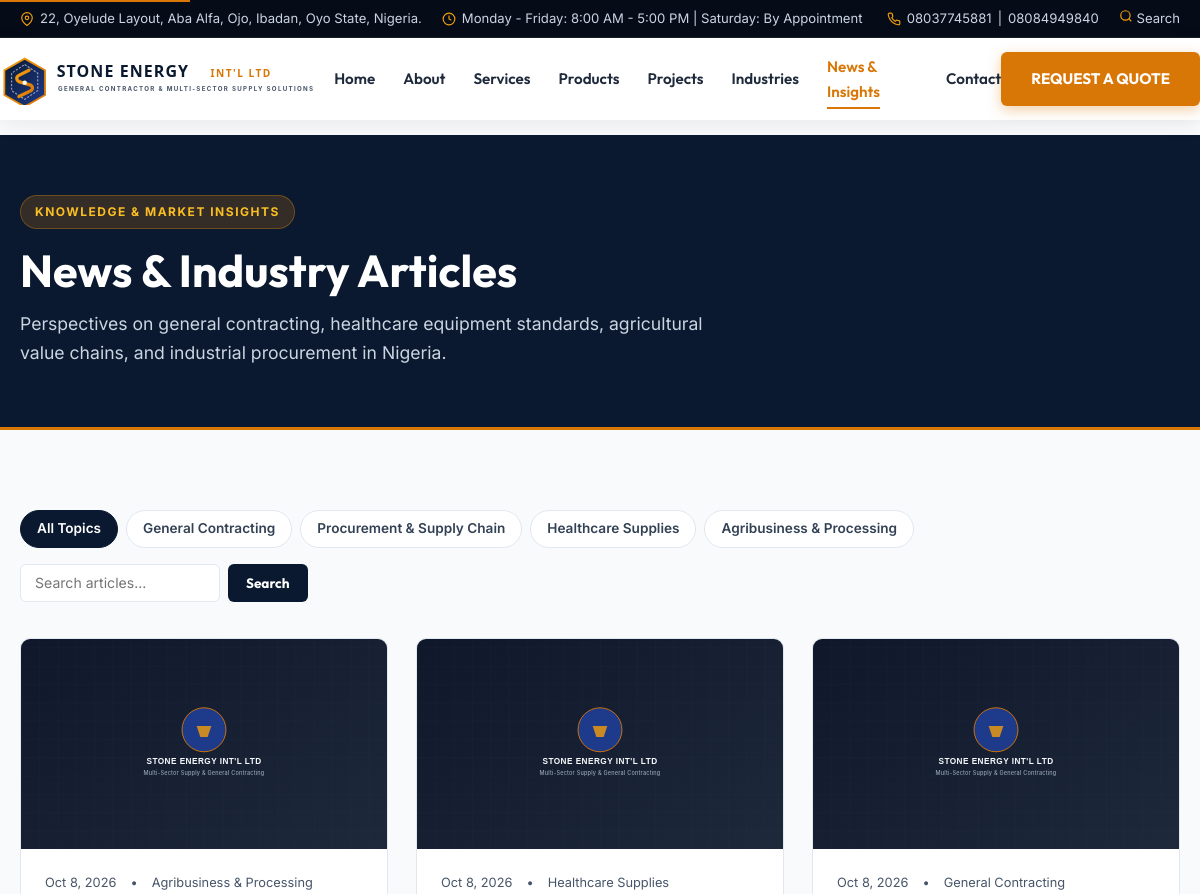
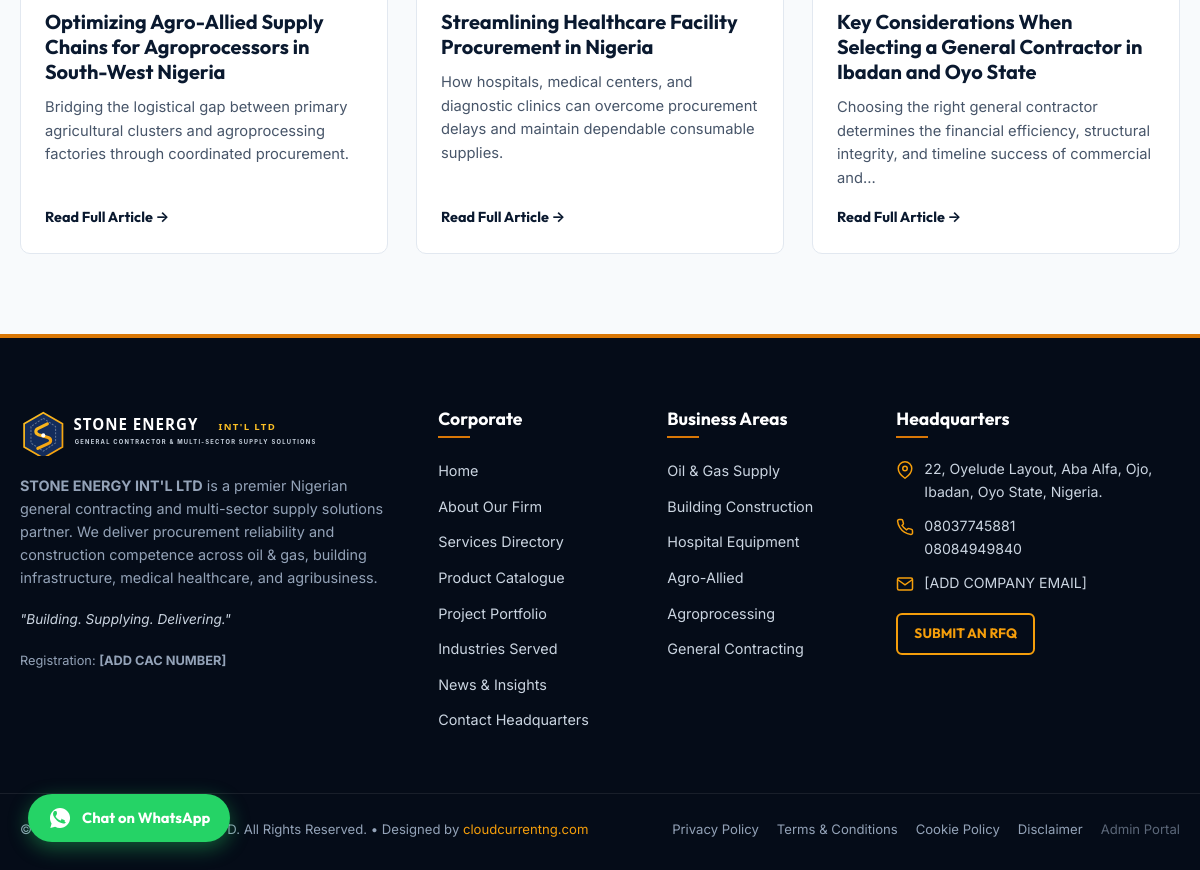
Screenshot of /blog.php with the database file from the repository (2 pictures, top to bottom).
### tables this page shows
CREATE TABLE `blog_categories` (
    `id` INT UNSIGNED AUTO_INCREMENT PRIMARY KEY,
    `name` VARCHAR(100) NOT NULL UNIQUE,
    `slug` VARCHAR(100) NOT NULL UNIQUE,
    `description` VARCHAR(255) DEFAULT NULL,
    `created_at` DATETIME NOT NULL DEFAULT CURRENT_TIMESTAMP
);

CREATE TABLE `blog_posts` (
    `id` INT UNSIGNED AUTO_INCREMENT PRIMARY KEY,
    `title` VARCHAR(255) NOT NULL,
    `slug` VARCHAR(255) NOT NULL UNIQUE,
    `excerpt` VARCHAR(400) NOT NULL,
    `content` LONGTEXT NOT NULL,
    `featured_image` VARCHAR(255) DEFAULT NULL,
    `category_id` INT UNSIGNED NOT NULL,
    `author_id` INT UNSIGNED NOT NULL,
    `tags` VARCHAR(255) DEFAULT NULL,
    `seo_title` VARCHAR(255) DEFAULT NULL,
    `seo_description` VARCHAR(300) DEFAULT NULL,
    `status` ENUM('Draft', 'Published', 'Archived') NOT NULL DEFAULT 'Published',
    `published_at` DATETIME DEFAULT CURRENT_TIMESTAMP,
    `created_at` DATETIME NOT NULL DEFAULT CURRENT_TIMESTAMP,
    `updated_at` DATETIME NOT NULL DEFAULT CURRENT_TIMESTAMP ON UPDATE CURRENT_TIMESTAMP,
    INDEX `idx_blog_cat` (`category_id`),
    INDEX `idx_blog_author` (`author_id`),
    INDEX `idx_blog_status` (`status`),
    INDEX `idx_blog_pubdate` (`published_at`),
    CONSTRAINT `fk_blog_cat` FOREIGN KEY (`category_id`) REFERENCES `blog_categories` (`id`) ON DELETE RESTRICT,
    CONSTRAINT `fk_blog_author` FOREIGN KEY (`author_id`) REFERENCES `users` (`id`) ON DELETE RESTRICT
);

### core/View.php (called while the page is built, shortened)
<?php
function e(?string $string): string {
    return htmlspecialchars($string, ENT_QUOTES | ENT_SUBSTITUTE, 'UTF-8');
}
function url(string $path = ''): string {
    return BASE_URL . ltrim($path, '/');
}
function asset(string $path): string {
    $cleanPath = preg_replace('#^assets/#', '', ltrim($path, '/'));
    return ASSETS_URL . $cleanPath;
}
function upload_url(?string $path, string $fallback = 'images/placeholder.svg'): string {
    if (empty($path)) {
        return asset($fallback);
    }
    return BASE_URL . ltrim($path, '/');
}
function format_date(?string $datetime, string $format = 'M j, Y'): string {
    try {
        $dt = new DateTime($datetime);
        return $dt->format($format);
    } catch (Exception) {
        return $datetime;
    }
}
function truncate(string $text, int $limit = 150): string {
    $clean = strip_tags($text);
    if (mb_strlen($clean) <= $limit) {
        return $clean;
    }
    $sub = mb_substr($clean, 0, $limit);
    $lastSpace = mb_strrpos($sub, ' ');
    if ($lastSpace !== false) {
        $sub = mb_substr($sub, 0, $lastSpace);
    }
    return $sub . '...';
}

### config/database.php (called while the page is built, shortened)
<?php
class Database {
    private static ?PDO $instance = null;
    public static function getConnection(): PDO {
        if (self::$instance === null) {
            $host = env('DB_HOST', '127.0.0.1');
            $port = env('DB_PORT', '3306');
            $db   = env('DB_NAME', 'stoneenergy_db');
            $user = env('DB_USER', 'root');
            $pass = env('DB_PASS', '');
            $dsn = "mysql:host={$host};port={$port};dbname={$db};charset=utf8mb4";
            $options = [
                PDO::ATTR_ERRMODE            => PDO::ERRMODE_EXCEPTION,
                PDO::ATTR_DEFAULT_FETCH_MODE => PDO::FETCH_ASSOC,
                PDO::ATTR_EMULATE_PREPARES   => true,
                PDO::MYSQL_ATTR_INIT_COMMAND => "SET NAMES utf8mb4 COLLATE utf8mb4_unicode_ci"
            ];
            try {
                self::$instance = new PDO($dsn, $user, $pass, $options);
            } catch (PDOException $e) {
                error_log("Database Connection Error: " . $e->getMessage());
                if (env('APP_DEBUG', false)) {
                    die("Database connection failed. Please check your database credentials in .env. Technical detail: " . htmlspecialchars($e->getMessage()));
                } else {
                    http_response_code(500);
                    include ROOT_PATH . '500.php';
                    exit;
                }
            }
        }
        return self::$instance;
    }
    public static function query(string $sql, array $params = []): PDOStatement {
        $pdo = self::getConnection();
        $stmt = $pdo->prepare($sql);
        $stmt->execute($params);
        return $stmt;
    }
    public static function fetchAll(string $sql, array $params = []): array {
        $stmt = self::query($sql, $params);
        return $stmt->fetchAll();
    }
}

### blog.php (the view, shortened to what this page needs)
<?php
$categorySlug = trim($_GET['category'] ?? '');
$searchTerm = trim($_GET['search'] ?? '');
$page = max(1, (int)($_GET['page'] ?? 1));
$perPage = 6;
$offset = ($page - 1) * $perPage;
    ?>
    <?php
$categories = Database::fetchAll("SELECT * FROM `blog_categories` ORDER BY `id` ASC");
$sql = "SELECT b.*, c.name as category_name, c.slug as category_slug, u.full_name as author_name
        FROM `blog_posts` b
        JOIN `blog_categories` c ON b.category_id = c.id
        JOIN `users` u ON b.author_id = u.id
        WHERE b.status = 'Published' ";
$params = [];
$sql .= "ORDER BY b.published_at DESC LIMIT {$perPage} OFFSET {$offset}";
$posts = Database::fetchAll($sql, $params);
include INCLUDES_PATH . 'header.php';
?>
<div class="section-dark" style="padding: 60px 0; border-bottom: 3px solid var(--color-accent-500);">
    <div class="container">
        <span class="section-tag section-tag-light">KNOWLEDGE &amp; MARKET INSIGHTS</span>
        <h1 style="font-size: 2.8rem; color: #fff; margin-bottom: 12px;">News &amp; Industry Articles</h1>
        <p style="color: #cbd5e1; max-width: 720px; font-size: 1.1rem; margin-bottom: 0;">
            Perspectives on general contracting, healthcare equipment standards, agricultural value chains, and industrial procurement in Nigeria.
        </p>
    </div>
</div>
<section class="section">
    <div class="container">
        <div class="catalog-toolbar">
            <div class="category-pills">
                <a href="<?= url('blog.php') ?>" class="pill-btn <?= empty($categorySlug) ? 'active' : '' ?>">All Topics</a>
                <?php foreach ($categories as $cat): ?>
                <a href="<?= url('blog.php?category=' . urlencode($cat['slug'])) ?>" class="pill-btn <?= ($categorySlug === $cat['slug']) ? 'active' : '' ?>">
                    <?= e($cat['name']) ?>
                </a>
                <?php endforeach; ?>
            </div>
            <form action="<?= url('blog.php') ?>" method="GET" style="display: flex; gap: 8px;">
                <input type="text" name="search" class="form-control" placeholder="Search articles..." value="<?= e($searchTerm) ?>" style="padding: 8px 14px; font-size: 0.88rem; width: 200px;">
                <button type="submit" class="btn btn-navy btn-sm">Search</button>
            </form>
        </div>
        <?php if (empty($posts)): ?>
        <div style="background: var(--color-white); border: 1px solid var(--color-gray-200); border-radius: var(--radius-md); padding: 60px 20px; text-align: center;">
            <h3 style="font-size: 1.3rem; margin-bottom: 8px;">No Articles Found</h3>
            <p style="color: var(--color-dark-600); margin-bottom: 20px;">No published articles matched your search or category selection.</p>
            <a href="<?= url('blog.php') ?>" class="btn btn-outline-gold btn-sm">Reset</a>
        </div>
        <?php else: ?>
        <div class="blog-grid">
            <?php foreach ($posts as $p): ?>
            <div class="blog-card">
                <div class="blog-thumb">
                    <img src="<?= upload_url($p['featured_image'], 'assets/images/placeholder.svg') ?>" alt="<?= e($p['title']) ?>" loading="lazy">
                </div>
                <div class="blog-body">
                    <div class="blog-meta">
                        <span><?= format_date($p['published_at']) ?></span>
                        <span>&bull;</span>
                        <span><?= e($p['category_name']) ?></span>
                    </div>
                    <h3><?= e($p['title']) ?></h3>
                    <p><?= truncate($p['excerpt'], 140) ?></p>
                    <a href="<?= url('blog.php?slug=' . urlencode($p['slug'])) ?>" class="service-link">
                        Read Full Article &rarr;
                    </a>
                </div>
            </div>
            <?php endforeach; ?>
        </div>
        <?php endif; ?>
    </div>
</section>
<?php include INCLUDES_PATH . 'footer.php'; ?>

### rows the page displays
blog_categories: name "General Contracting"
blog_categories: name "Procurement & Supply Chain"
blog_categories: name "Healthcare Supplies"
blog_categories: name "Agribusiness & Processing"
blog_posts: published_at "Oct 8, 2026", category.name "Agribusiness & Processing", title "Optimizing Agro-Allied Supply Chains for Agroprocessors in South-West Nigeria", excerpt "Bridging the logistical gap between primary agricultural clusters and agroprocessing factories through coordinated procurement."
blog_posts: published_at "Oct 8, 2026", category.name "Healthcare Supplies", title "Streamlining Healthcare Facility Procurement in Nigeria", excerpt "How hospitals, medical centers, and diagnostic clinics can overcome procurement delays and maintain dependable consumable supplies."
blog_posts: published_at "Oct 8, 2026", category.name "General Contracting", title "Key Considerations When Selecting a General Contractor in Ibadan and Oyo State", excerpt "Choosing the right general contractor determines the financial efficiency, structural integrity, and timeline success of commercial and..."

### other values shown
$officeAddress "22, Oyelude Layout, Aba Alfa, Ojo, Ibadan, Oyo State, Nigeria."
$businessHours "Monday - Friday: 8:00 AM - 5:00 PM | Saturday: By Appointment"
$phonePrimary "08037745881"
$phoneSecondary "08084949840"
$item['label'] "Home"
$item['label'] "About"
$item['label'] "Services"
$item['label'] "Products"
$item['label'] "Projects"
$item['label'] "Industries"
$item['label'] "News & Insights"
$item['label'] "Contact"
$companyName "STONE ENERGY INT'L LTD"
$motto "Building. Supplying. Delivering."
$cacNumber "[ADD CAC NUMBER]"
